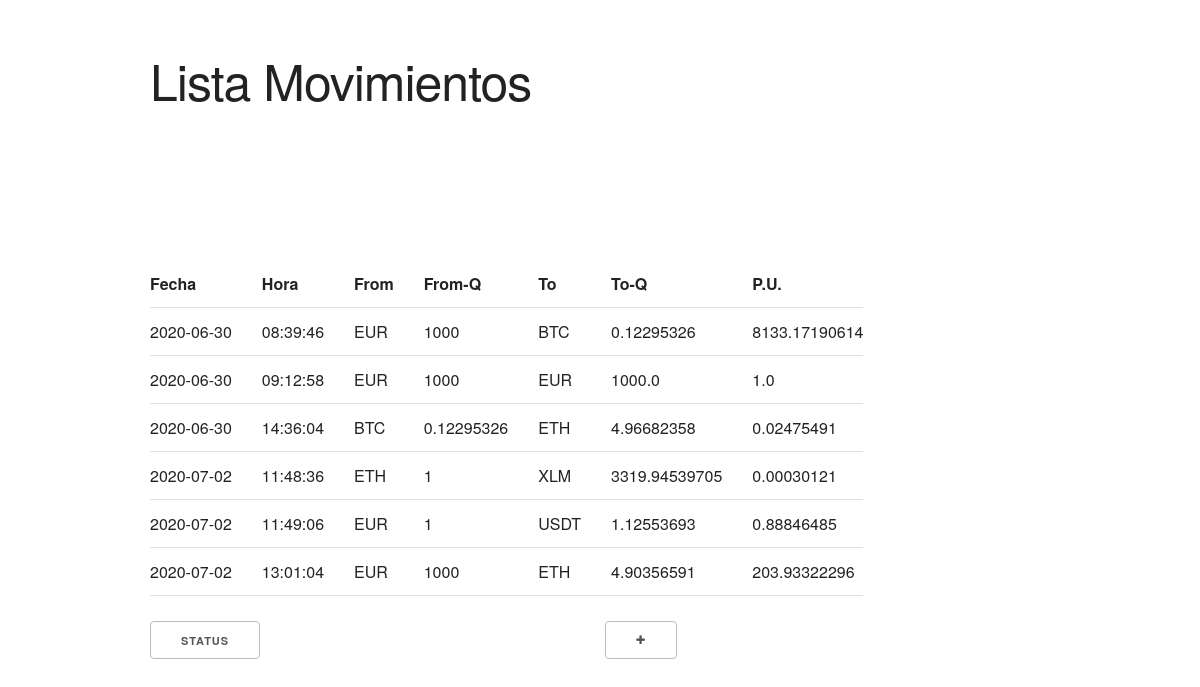
The page / on the database its author committed.
### tables this page shows
CREATE TABLE "movimientos" (
	"ID"	INTEGER NOT NULL PRIMARY KEY AUTOINCREMENT UNIQUE,
	"Fecha"	TEXT,
	"Hora"	TEXT,
	"From"	TEXT,
	"From-Q"	TEXT,
	"To"	TEXT,
	"To-Q"	TEXT,
	"P.U."	TEXT
);

### the_app/routes.py (the view)
@app.route("/")
def index():
    conn = sqlite3.connect(BASE_DATOS)
    cur = conn.cursor()
    query = "SELECT * FROM movimientos;"
    resultado = cur.execute(query).fetchall()
    conn.close()
    return render_template('index.html', resultado=resultado)

### the_app/templates/index.html (shortened to what this page needs)
<html lang="en">
<head>
    <link rel="stylesheet" href="/static/normalize.css">
    <link rel="stylesheet" href="/static/skeleton.css">
    <link rel="stylesheet" href="https://cdnjs.cloudflare.com/ajax/libs/font-awesome/4.7.0/css/font-awesome.min.css">
</head>
<body>
    <h1>Lista Movimientos</h1>
    <table>
            <th>Fecha</th>
            <th>Hora</th>
            <th>From</th>
            <th>From-Q</th>
            <th>To</th>
            <th>To-Q</th>
            <th>P.U.</th>
        {% for resultado in resultado %}
            <td class='resultado'>{{ resultado[1] }}</td>
            <td>{{ resultado[2] }}</td>
            <td>{{ resultado[3] }}</td>
            <td>{{ resultado[4] }}</td>
            <td>{{ resultado[5] }}</td>
            <td>{{ resultado[6] }}</td>
            <td>{{ resultado[7] }}</td>
        {% endfor %}
    </table>
    <div id="status" onclick="location.href = '/estado';">
    <button>Status</button>
    </div>
    <div id="add" >
    <button onclick="location.href = '/nuevatransaccion';" ><i class="fa fa-plus"></i></button>
    </div>
</body>
</html>

### the_app/static/skeleton.css (style rules this page uses)
html { font-size: 62.5%; }
body { font-size: 1.5em; line-height: 1.6; font-weight: 400; font-family: "Raleway", "HelveticaNeue", "Helvetica Neue", Helvetica, Arial, sans-serif; color: #222; }
h1, h2, h3, h4, h5, h6 { margin-top: 0; margin-bottom: 2rem; font-weight: 300; }
h1 { font-size: 4.0rem; line-height: 1.2; letter-spacing: -.1rem; }
@media (min-width: 550px) { h1 { font-size: 5.0rem; } }
.button, button, input[type="submit"], input[type="reset"], input[type="button"] { display: inline-block; height: 38px; padding: 0 30px; color: #555; text-align: center; font-size: 11px; font-weight: 600; line-height: 38px; letter-spacing: .1rem; text-transform: uppercase; text-decoration: none; white-space: nowrap; background-color: transparent; border-radius: 4px; border: 1px solid #bbb; cursor: pointer; box-sizing: border-box; }
th, td { padding: 12px 15px; text-align: left; border-bottom: 1px solid #E1E1E1; }
th:first-child, td:first-child { padding-left: 0; }
th:last-child, td:last-child { padding-right: 0; }
button, .button { margin-bottom: 1rem; }
pre, blockquote, dl, figure, table, p, ul, ol, form { margin-bottom: 2.5rem; }

### the_app/templates/index.html (style rules this page uses)
* table { margin-left: 150px; margin-top: 150px; }
h1 { margin-left: 150px; margin-top: 50px; }
#status { margin-left: 150px; font-size:154px; float: left; }
#add { margin-left: 345px; font-size:154px; float: left; }

### rows shown on the page
movimientos: Fecha "2020-06-30", Hora "08:39:46", From "EUR", resultado "1000", To "BTC", resultado "0.12295326", resultado "8133.17190614"
movimientos: Fecha "2020-06-30", Hora "09:12:58", From "EUR", resultado "1000", To "EUR", resultado "1000.0", resultado "1.0"
movimientos: Fecha "2020-06-30", Hora "14:36:04", From "BTC", resultado "0.12295326", To "ETH", resultado "4.96682358", resultado "0.02475491"
movimientos: Fecha "2020-07-02", Hora "11:48:36", From "ETH", resultado "1", To "XLM", resultado "3319.94539705", resultado "0.00030121"
movimientos: Fecha "2020-07-02", Hora "11:49:06", From "EUR", resultado "1", To "USDT", resultado "1.12553693", resultado "0.88846485"
movimientos: Fecha "2020-07-02", Hora "13:01:04", From "EUR", resultado "1000", To "ETH", resultado "4.90356591", resultado "203.93322296"
